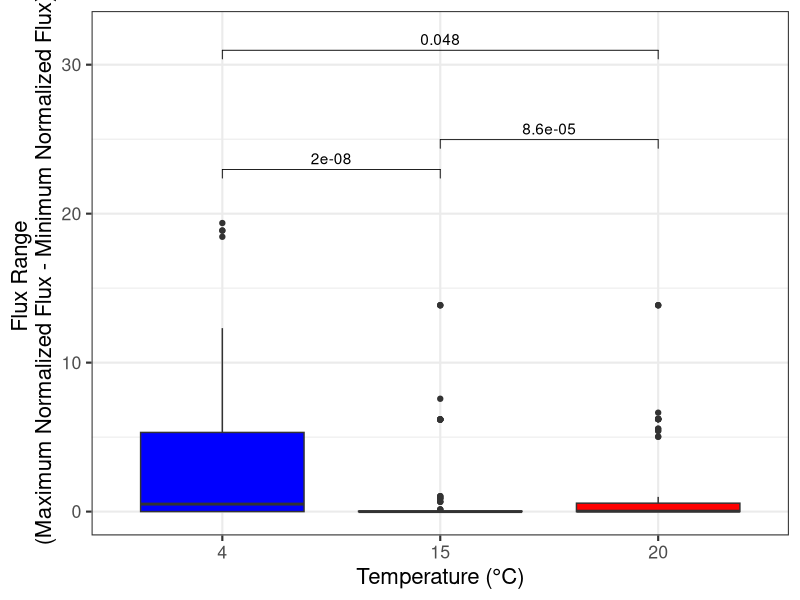

The R source for this figure:
wd <- commandArgs(trailingOnly = TRUE)
setwd(wd)

library(ggplot2)
library(ggpubr)

df <- read.csv('../TMFA-results/TMFA-Condensed_Flux_Variability.tsv', sep='\t', header=T)
df <- df[df$range_4 != 0 | df$range_15 != 0 | df$range_20 != 0,]

four <- as.data.frame(df[c('ID', 'range_4')])
fifteen <- as.data.frame(df[c('ID', 'range_15')])
twenty <- as.data.frame(df[c('ID', 'range_20')])
colnames(four) <- c('id','flux')
colnames(fifteen) <- c('id','flux')
colnames(twenty) <- c('id','flux')
four$flux <- four$flux / 0.11082563
fifteen$flux <- fifteen$flux / 0.25474175
twenty$flux <- twenty$flux / 0.0930269
four$temp <- '4'
fifteen$temp <- '15'
twenty$temp <- '20'
comb <- rbind(four, fifteen, twenty)
comb$temp <- factor(comb$temp, levels = c('4', '15', '20'))
comb$flux <- as.numeric(comb$flux)
temp_cols <- c('Blue', 'Yellow', 'Red')

comb$id <- NULL
g <- ggplot(comb, aes(x=temp, y=flux)) + geom_boxplot(varwidth=F, fill=temp_cols) + labs(title=NULL)+
  scale_y_continuous(limits = c(0,32))+theme_bw(base_size = 16)+
  xlab('Temperature (°C)')+ylab('Flux Range \n (Maximum Normalized Flux - Minimum Normalized Flux)')+
  stat_compare_means(comparisons = list(c('4', '15'), c('15', '20'), c('4', '20')), label.y = c(22, 24, 30), method ='wilcox.test')

ggsave(filename = './S3 Fig.pdf')
